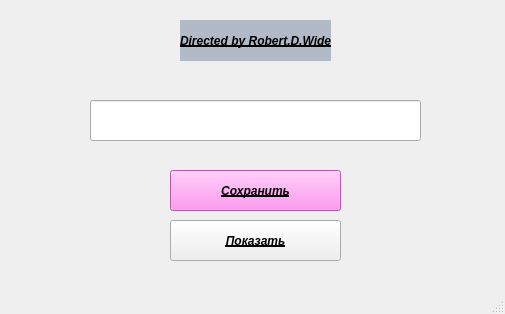
<?xml version="1.0" encoding="UTF-8"?>
<ui version="4.0">
 <class>MainWindow</class>
 <widget class="QMainWindow" name="MainWindow">
  <property name="geometry">
   <rect>
    <x>0</x>
    <y>0</y>
    <width>505</width>
    <height>314</height>
   </rect>
  </property>
  <property name="font">
   <font>
    <italic>true</italic>
    <bold>true</bold>
    <underline>true</underline>
    <strikeout>false</strikeout>
   </font>
  </property>
  <property name="windowTitle">
   <string>Text Editor</string>
  </property>
  <widget class="QWidget" name="centralwidget">
   <widget class="QPushButton" name="btn_save">
    <property name="geometry">
     <rect>
      <x>170</x>
      <y>170</y>
      <width>171</width>
      <height>41</height>
     </rect>
    </property>
    <property name="styleSheet">
     <string notr="true">background-color: rgb(255, 123, 237);</string>
    </property>
    <property name="text">
     <string>Сохранить</string>
    </property>
   </widget>
   <widget class="QLabel" name="lol_label">
    <property name="geometry">
     <rect>
      <x>180</x>
      <y>20</y>
      <width>151</width>
      <height>41</height>
     </rect>
    </property>
    <property name="styleSheet">
     <string notr="true">background-color: rgb(178, 186, 199);</string>
    </property>
    <property name="text">
     <string>Directed by Robert.D.Wide</string>
    </property>
   </widget>
   <widget class="QLineEdit" name="lineEdit">
    <property name="geometry">
     <rect>
      <x>90</x>
      <y>100</y>
      <width>331</width>
      <height>41</height>
     </rect>
    </property>
    <property name="styleSheet">
     <string notr="true"/>
    </property>
   </widget>
   <widget class="QPushButton" name="btn_show">
    <property name="geometry">
     <rect>
      <x>170</x>
      <y>220</y>
      <width>171</width>
      <height>41</height>
     </rect>
    </property>
    <property name="styleSheet">
     <string notr="true">selection-color: rgb(255, 255, 127);</string>
    </property>
    <property name="text">
     <string>Показать</string>
    </property>
   </widget>
  </widget>
  <widget class="QStatusBar" name="statusbar"/>
 </widget>
 <resources/>
 <connections/>
</ui>
